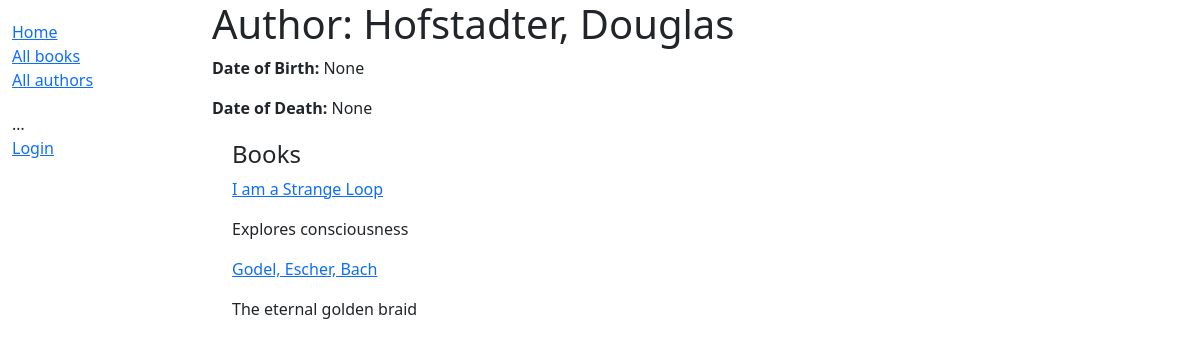
The app's page /catalog/authors/2, older data.
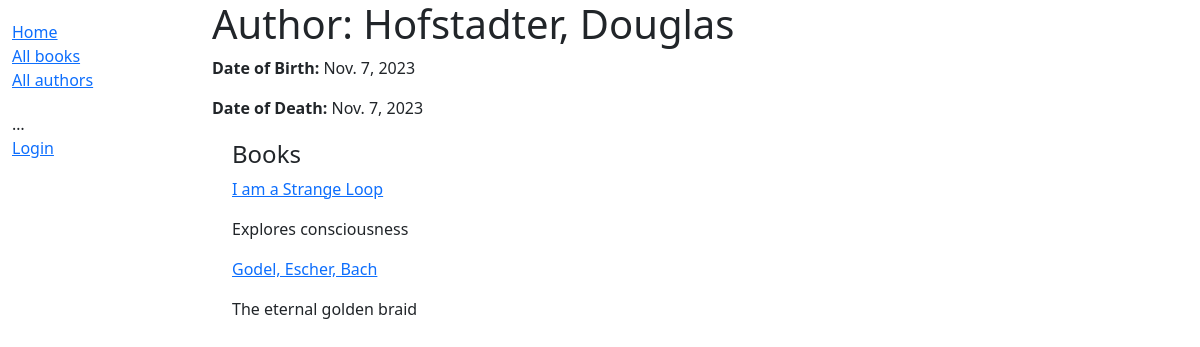
The same page, newer data.
### catalog/models.py (models this page shows, shortened)
class Author(models.Model):
    first_name = models.CharField(max_length=100)
    last_name = models.CharField(max_length=100)
    date_of_birth = models.DateField(null=True, blank=True)
    date_of_death = models.DateField('Died', null=True, blank=True)
    class Meta:
        ordering = ['last_name', 'first_name']
    def __str__(self):
        return f'{self.last_name}, {self.first_name}'

### catalog/views.py (the view)
# urls.py: path('authors/<int:pk>', views.AuthorDetailView.as_view(), name='author-detail'),
class AuthorDetailView(generic.DetailView):
    model = Author

### catalog/models.py (called while the page is built)
    def __str__(self):
        return self.title

    def get_absolute_url(self):
        return reverse('book-detail', args=[str(self.id)])

### catalog/templates/catalog/author_detail.html (shortened to what this page needs)
{% extends "base_generic.html" %}
{% block content %}
  <h1>Author: {{ author }}</h1>
  <p><strong>Date of Birth:</strong> {{ author.date_of_birth }}</p>
  <p><strong>Date of Death:</strong> {{ author.date_of_death}}</p>
  <div style="margin-left:20px;margin-top:20px">
    <h4>Books</h4>
    {% for book in author.book_set.all %}
      <p><a href="{{ book.get_absolute_url }}">{{ book }}</a></p>
      <p>{{ book.summary }}</p>
    {% endfor %}
  </div>
{% endblock %}
{% block sidebar %}
  {{ block.super }}
{% endblock %}

Row changes from the older to the newer data that the page shows:
changed Author: date_of_birth "None" → "Nov. 7, 2023"; date_of_death "None" → "Nov. 7, 2023"
